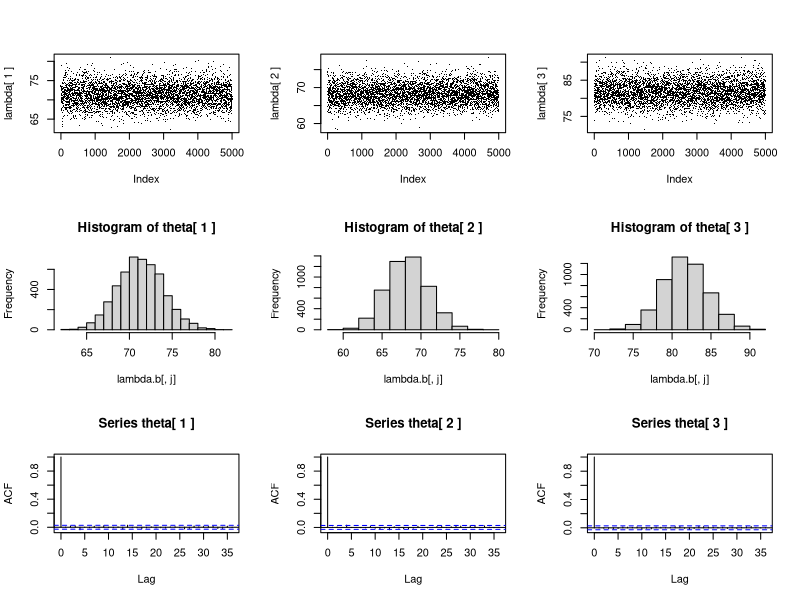
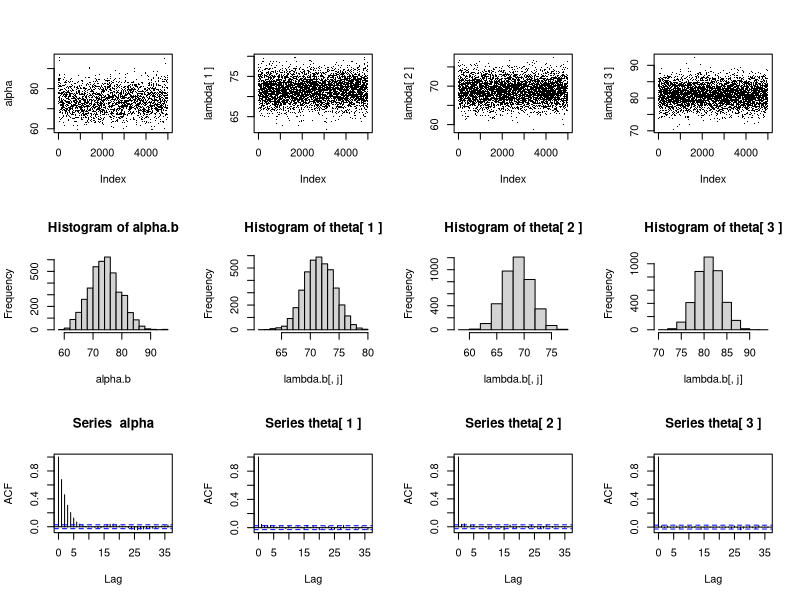

Write R code to recreate these figures, in order.
# Question 1c)

N = 1000
p = runif(N)
theta = p^(1/3)
mean(theta)
var(theta)

### Question 2

# Part B, C and D

# Pages for 10 weeks printed by 3 persons
y1 = c(86, 74, 79, 70, 84, 65, 57, 49, 70, 79) 
y2 = c(83, 68, 59, 70, 58, 66, 64, 70, 69, 75)
y3 = c(72, 84, 72, 89, 88, 91, 74, 94, 77, 76)

# Used for the mean of y
y.bar = (mean(y1)+mean(y2)+mean(y3))/3 

# Sufficient statistics for likelihoods
y.sum = numeric(3)
y.sum[1] = sum(y1);	
y.sum[2] = sum(y2); 
y.sum[3] = sum(y3)
n = length(y1)

N = 5000
N1 = N+1
B = 100
lambda = matrix(0,ncol=3,nrow=N1)

# Initialize lambda mean based data
lambda[1,] = c(y.bar,y.bar,y.bar) 

# Sample lambda ~ Gamma(y.sum[j]+1, n + 1/y.bar) from  full conditional for  lambda
for(i in 1:N) {
  for(j in 1:3)   lambda[i+1,j] = rgamma(1,y.sum[j]+1, n + 1/y.bar)
}
lambda.b = lambda[B:N,]
mean(lambda.b)
var(lambda.b)

# Separate means by column (for "by row", 2nd arg is 1)
apply(lambda.b,2,mean) 
apply(lambda.b,2,var)

# Compare to MLE's of frequentist. Here are the means from Frequentist statistics for each Yi.
y.sum/n               

# No alpha to plot
# The trace data for each plot shows a good mixture of points and looks very random.
# The histograms show a Gamma distribution.
# The autocorrelation plots go down to 0 very quickly.
# All plots are a good sign of convergence.
par(mfrow=c(3,3))     
for(j in 1:3) plot(lambda[,j],pch=".",ylab=paste("lambda[",j,"]"))
for(j in 1:3) hist(lambda.b[,j],pch=".",main=paste("Histogram of theta[",j,"]"))
for(j in 1:3) acf(lambda[,j],main=paste("Series theta[",j,"]"))

# Credible intervals for each lamba j
lam1 = lambda.b[,1]
lam1 = sort(lam1)
nn = length(lam1)
L = as.integer(.025*nn)
U = as.integer(.975*nn)
print(c("CI for lambda 1:",lam1[L],lam1[U]),quote=FALSE)

lam2 = lambda.b[,2]
lam2 = sort(lam2)
print(c("CI for lambda 2:",lam2[L],lam2[U]),quote=FALSE)

lam3 = lambda.b[,3]
lam3 = sort(lam3)
print(c("CI for lambda 3:",lam3[L],lam3[U]),quote=FALSE)

### Question 3

# Log of full conditional for alpha
flog.alpha = function(alpha,lambda) {     
  f = -3*lgamma(alpha)+alpha*log(lambda[1]*lambda[2]*lambda[3])-alpha/100
  return(f)
}

# Pages for 10 weeks
y1 = c(86, 74, 79, 70, 84, 65, 57, 49, 70, 79) 
y2 = c(83, 68, 59, 70, 58, 66, 64, 70, 69, 75)
y3 = c(72, 84, 72, 89, 88, 91, 74, 94, 77, 76)

# Used for mean of y
y.bar = (mean(y1)+mean(y2)+mean(y3))/3

# Sufficient statistics for likelihoods
y.sum = numeric(3)
y.sum[1] = sum(y1);	y.sum[2] = sum(y2); y.sum[3] = sum(y3)
n = length(y1)

N = 5000
N1 = N+1
B = 1000	
alpha = c()
lambda = matrix(0,ncol=3,nrow=N1)
alpha[1] = y.bar          

# Initialize lambda mean based on alpha prior
lambda[1,] = c(y.bar,y.bar,y.bar)               
accept.alpha = 0
d = 10

# Sample lambda ~ Gamma(alpha[i]+y.sum.j, n + 1), may need to tune sd 
for(i in 1:N) {
  for(j in 1:3)   lambda[i+1,j] = rgamma(1,alpha[i]+y.sum[j], n + 1)
  alpha.star = -1
  while(alpha.star < 0) { 
    alpha.star = rnorm(1,alpha[i],d)
  }
  f.star = flog.alpha(alpha.star,lambda[i+1,])
  fi = flog.alpha(alpha[i],lambda[i+1,])
  alpha.prob = min(1,exp(f.star - fi))
  if(runif(1) < alpha.prob) {
    alpha[i+1] = alpha.star
    accept.alpha = accept.alpha + 1
  }else alpha[i+1] = alpha[i]
}
accept.alpha/N
alpha.b = alpha[B:N]
lambda.b = lambda[B:N,]
mean(alpha.b)
var(alpha.b)
mean(lambda.b)
var(lambda.b)

# Separate means by column (for "by row", 2nd arg is 1)
apply(lambda.b,2,mean) 
apply(lambda.b,2,var) 

# Compare to MLE's
y.sum/n               
par(mfrow=c(3,4))
plot(alpha,pch=".")
for(j in 1:3) plot(lambda[,j],pch=".",ylab=paste("lambda[",j,"]"))
hist(alpha.b)
for(j in 1:3) hist(lambda.b[,j],pch=".",main=paste("Histogram of theta[",j,"]"))
acf(alpha)
for(j in 1:3) acf(lambda[,j],main=paste("Series theta[",j,"]"))

# Credible intervals
lam1 = lambda.b[,1]
lam1 = sort(lam1)
nn = length(lam1)
L = as.integer(.025*nn)
U = as.integer(.975*nn)
print(c("CI for lambda 1:",lam1[L],lam1[U]),quote=FALSE)

lam2 = lambda.b[,2]
lam2 = sort(lam2)
print(c("CI for lambda 2:",lam2[L],lam2[U]),quote=FALSE)

lam3 = lambda.b[,3]
lam3 = sort(lam3)
print(c("CI for lambda 3:",lam3[L],lam3[U]),quote=FALSE)

